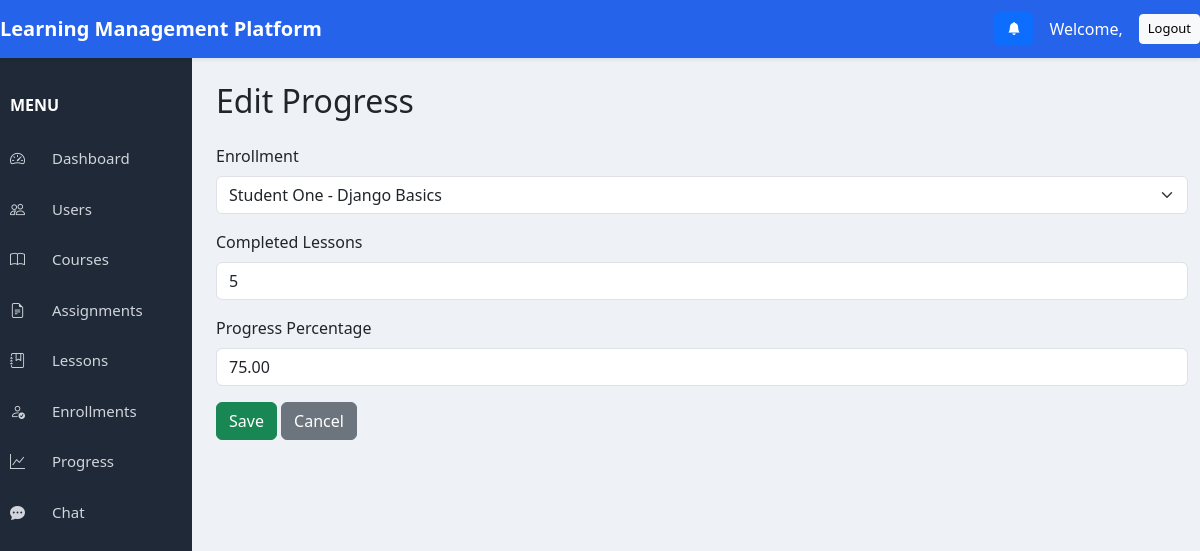
The page /courses/progress/edit/1/ on the database its author committed.
### courses/models.py (models this page shows, shortened)
class Progress(models.Model):
    enrollment = models.OneToOneField(
        Enrollment,
        on_delete=models.CASCADE
    )
    completed_lessons = models.PositiveIntegerField(default=0)
    progress_percent = models.DecimalField(
        max_digits=5,
        decimal_places=2,
        default=0
    )

### courses/views.py (the view)
# urls.py: path("progress/edit/<int:pk>/", views.edit_progress, name="edit_progress"),
def edit_progress(request, pk):
    progress = get_object_or_404(Progress, pk=pk)
    if request.method == "POST":
        form = ProgressForm(request.POST, instance=progress)
        if form.is_valid():
            form.save()
            return redirect("progress_list")
    else:
        form = ProgressForm(instance=progress)
    return render(
        request,
        "progress/progress_form.html",
        {
            "form": form,
            "title": "Edit Progress",
        },
    )

### courses/forms.py
class ProgressForm(forms.ModelForm):
    class Meta:
        model = Progress
        fields = [
            "enrollment",
            "completed_lessons",
            "progress_percent",
        ]
        widgets = {
            "enrollment": forms.Select(
                attrs={"class": "form-select"}
            ),
            "completed_lessons": forms.NumberInput(
                attrs={"class": "form-control"}
            ),
            "progress_percent": forms.NumberInput(
                attrs={"class": "form-control"}
            ),
        }
    def __init__(self, *args, **kwargs):
        super().__init__(*args, **kwargs)
        self.fields["enrollment"].queryset = Enrollment.objects.all()

### courses/models.py (called while the page is built)
    def __str__(self):
        return f"{self.user.full_name} - {self.course.title}"

### templates/progress/progress_form.html (shortened to what this page needs)
{% extends "base.html" %}
{% block content %}
<h2 class="mb-4">{{ title }}</h2>
<form method="POST">
    <div class="mb-3">
        <label class="form-label">Enrollment</label>
        {{ form.enrollment }}
    </div>
    <div class="mb-3">
        <label class="form-label">Completed Lessons</label>
        {{ form.completed_lessons }}
    </div>
    <div class="mb-3">
        <label class="form-label">Progress Percentage</label>
        {{ form.progress_percent }}
    </div>
    <button type="submit" class="btn btn-success">
        Save
    </button>
    <a href="{% url 'progress_list' %}" class="btn btn-secondary">
        Cancel
    </a>
</form>
{% endblock %}

### static/css/dashboard.css (style rules this page uses)
body { margin:0; padding:0; background:#eef2f7; font-family:'Segoe UI',sans-serif; }

### rows shown on the page
Progress: enrollment "Student One - Django Basics", completed_lessons "5", progress_percent "75.00"

### other values the page prints
{{ title }} "Edit Progress"
